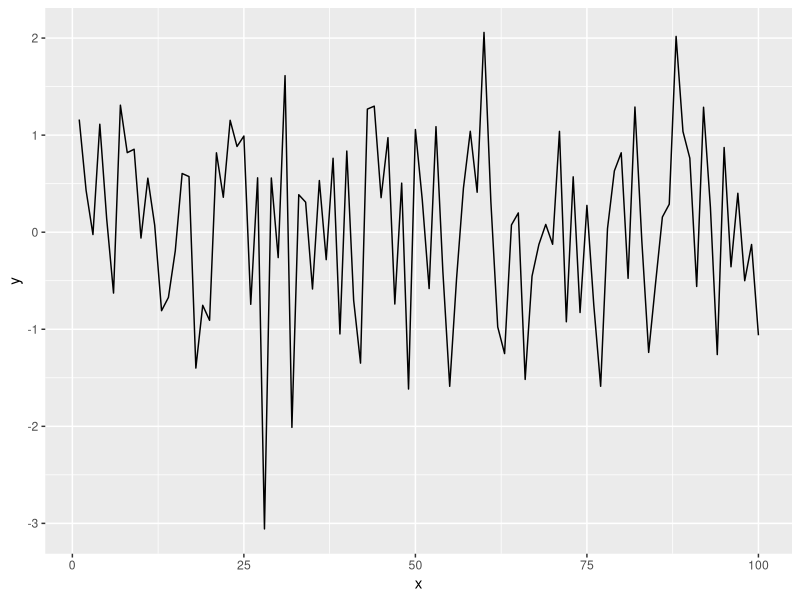
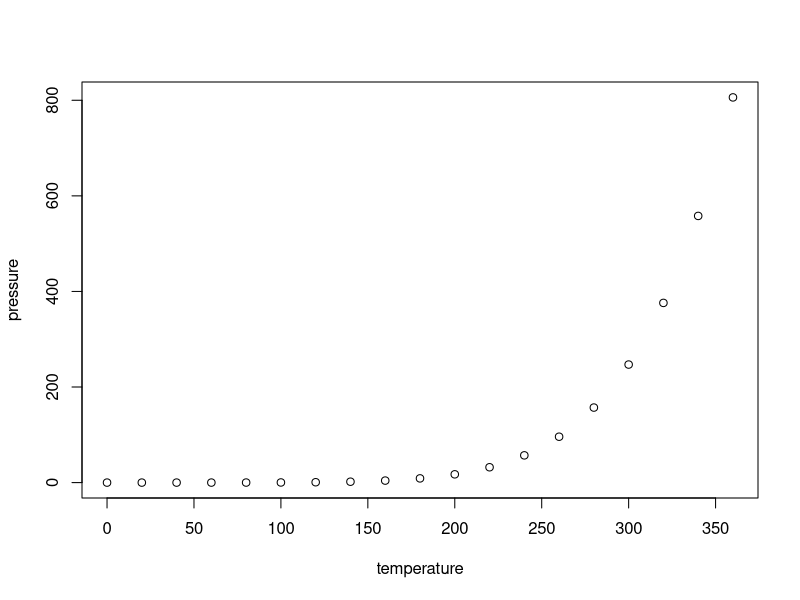

Write the R code that produced these figures, in order.
## ---- chunk 1
knitr::opts_chunk$set(echo = TRUE)
## ---- chunk 2
library(tidyverse)
## ---- chunk 3

x = seq(1:100)
y = rnorm(100)
dat = data.frame(x, y)
ggplot(dat, aes(x = x, y = y)) +
geom_line()

## ---- chunk 4
table <- dat %>% head(5)
table
caption = "This is a table"
## ---- chunk 5
summary(cars)
## ---- chunk 6
plot(pressure)
